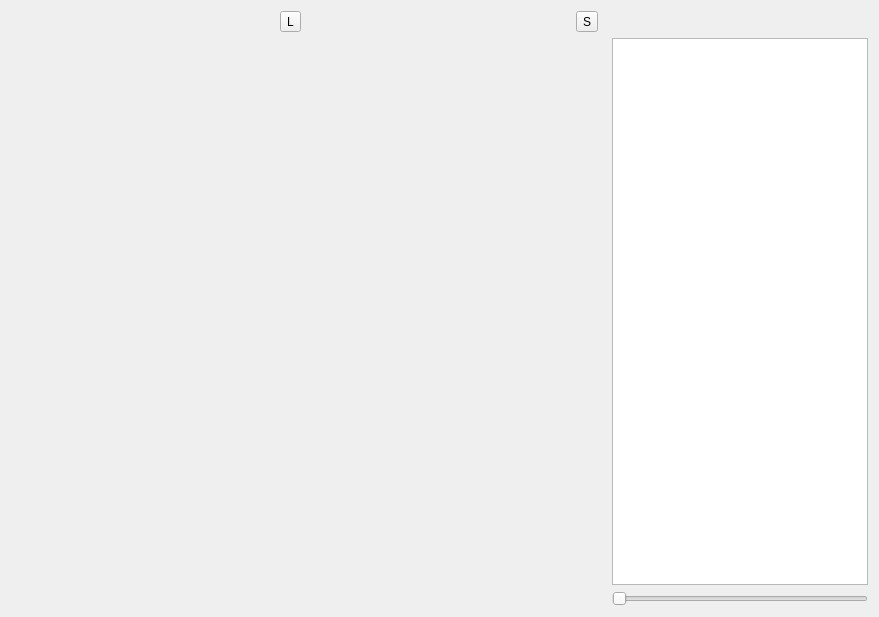
<?xml version="1.0" encoding="UTF-8"?>
<ui version="4.0">
 <class>Editor</class>
 <widget class="QWidget" name="Editor">
  <property name="geometry">
   <rect>
    <x>0</x>
    <y>0</y>
    <width>879</width>
    <height>617</height>
   </rect>
  </property>
  <property name="windowTitle">
   <string>Form</string>
  </property>
  <layout class="QVBoxLayout" name="verticalLayout_2">
   <item>
    <layout class="QHBoxLayout" name="horizontalLayout_2">
     <item>
      <widget class="QToolButton" name="btnLoad">
       <property name="text">
        <string>L</string>
       </property>
       <property name="shortcut">
        <string>Ctrl+O</string>
       </property>
      </widget>
     </item>
     <item>
      <widget class="QToolButton" name="btnSave">
       <property name="text">
        <string>S</string>
       </property>
       <property name="shortcut">
        <string>Ctrl+S</string>
       </property>
      </widget>
     </item>
    </layout>
   </item>
   <item>
    <layout class="QHBoxLayout" name="horizontalLayout">
     <item>
      <spacer name="horizontalSpacer">
       <property name="orientation">
        <enum>Qt::Horizontal</enum>
       </property>
       <property name="sizeHint" stdset="0">
        <size>
         <width>40</width>
         <height>20</height>
        </size>
       </property>
      </spacer>
     </item>
     <item>
      <layout class="QVBoxLayout" name="verticalLayout">
       <item>
        <widget class="QListView" name="listView">
         <property name="sizePolicy">
          <sizepolicy hsizetype="Preferred" vsizetype="Expanding">
           <horstretch>0</horstretch>
           <verstretch>0</verstretch>
          </sizepolicy>
         </property>
         <property name="viewMode">
          <enum>QListView::IconMode</enum>
         </property>
        </widget>
       </item>
       <item>
        <widget class="QSlider" name="ghost_mix">
         <property name="sizePolicy">
          <sizepolicy hsizetype="Preferred" vsizetype="Fixed">
           <horstretch>0</horstretch>
           <verstretch>0</verstretch>
          </sizepolicy>
         </property>
         <property name="maximum">
          <number>1000</number>
         </property>
         <property name="pageStep">
          <number>100</number>
         </property>
         <property name="orientation">
          <enum>Qt::Horizontal</enum>
         </property>
        </widget>
       </item>
      </layout>
     </item>
    </layout>
   </item>
  </layout>
 </widget>
 <resources/>
 <connections/>
</ui>
